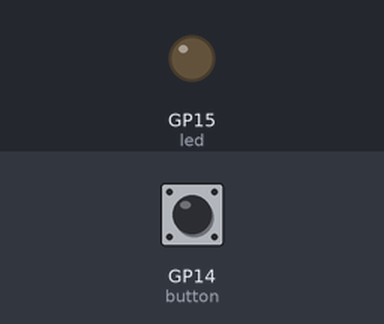
Bench run of a program on a simulated Raspberry Pi Pico running MicroPython. On the bench: output pins drawn as LEDs (lit = HIGH). Dashed ring = blinking. The inputs (shaded band) are chosen by the test bench; at power-on: GP14 (button) HIGH.

Above: at 1.2 s.
1.3 s: GP14 (button) pulled LOW for 0.15 s
At 1.9 s:
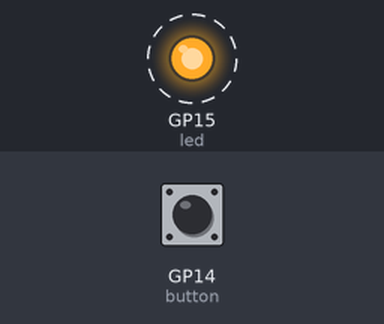
Timing chart, 0 to 10.4 s (numbered marks = the images above; inputs shaded):
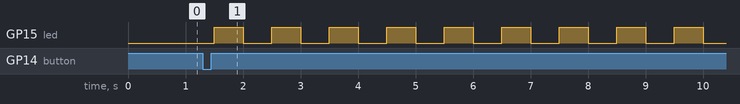

The program:

led_blink_on_push_on_off_1.py
```python
# (licence header left out)
from machine import Pin
import time

# Define the pin numbers for the LED and button
led = Pin(15, Pin.OUT)  # LED pin
button = Pin(14, Pin.IN, Pin.PULL_UP)  # Button pin with pull-up resistor

blink_mode = False  # Flag to indicate blink mode.
# The initial state of the LED is set to off (False).
last_button = 1  # Last button state initialized to high (1)

try:
    while True:
        current_button = button.value()  # Read the current button state
        # The current button state is read from the button pin.
        # If the button is pressed, it will read low (0), and if not pressed, it will read high (1).

        if current_button == 0 and last_button == 1:  # Button pressed
            blink_mode = not blink_mode  # Toggle LED state
            time.sleep(0.2)
            # A debounce delay is added to prevent multiple toggles from a single press.
        if blink_mode:
            led.toggle()  # Toggle LED state
            time.sleep(0.5) # Blink delay
        else:
            led.value(0)  # Turn off LED
            # If not in blink mode, keep the LED off.
except KeyboardInterrupt:
    led.value(0)  # Turn off LED on stop
    # If the program is interrupted (e.g., by pressing Ctrl+C), the LED is turned off.
```

Measured:
- after the input at 1.3 s, GP15 (led): alternates HIGH for 0.50 s and LOW for 0.50 s, starting after 0.20 s
